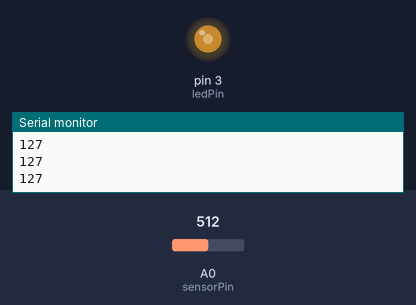
This sketch was run on a simulated Arduino Uno, built with avr-gcc and run on an emulated ATmega328P. On the bench: output pins drawn as LEDs (lit = HIGH), the last lines printed to the serial monitor. The test bench sets the inputs (shaded band); at power-on: A0 (sensorPin) = 512.

Above: at 1.2 s.
1.3 s: A0 (sensorPin) set to 716
At 2.0 s:
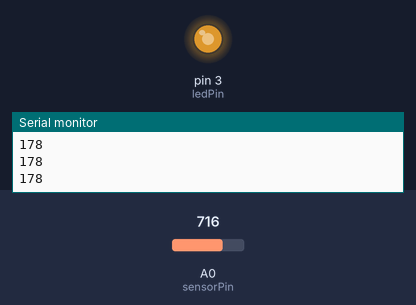
2.8 s: A0 (sensorPin) set to 900
At 3.3 s:
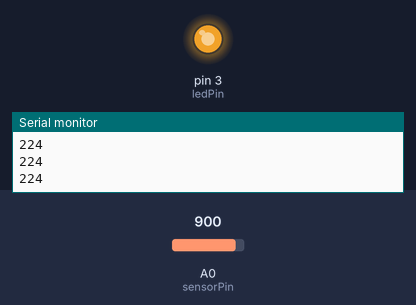
4.3 s: A0 (sensorPin) set to 122
At 5.5 s:
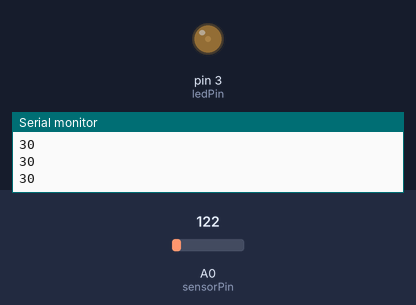
5.8 s: A0 (sensorPin) set to 0
At 6.7 s:
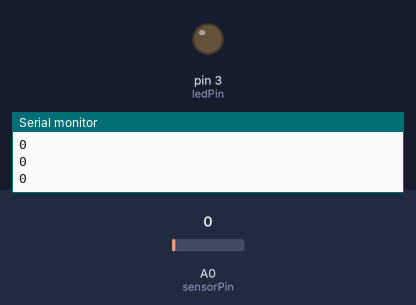
7.3 s: A0 (sensorPin) set to 511
At 7.8 s:
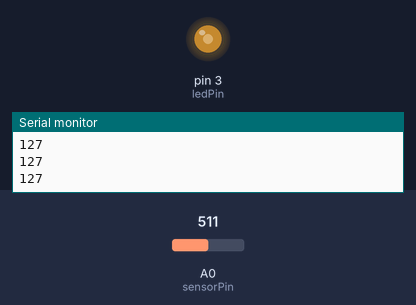
Timing chart, 0 to 9.8 s (numbered marks = the images above; inputs shaded):
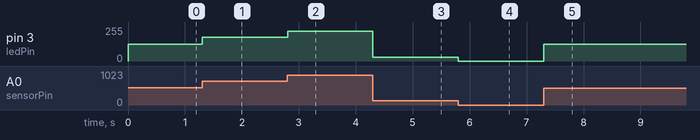

Measured:
- after the input at 1.3 s, pin 3 (ledPin): 127/255 → 178/255 at once
- after the input at 2.8 s, pin 3 (ledPin): 178/255 → 224/255 at once
- after the input at 4.3 s, pin 3 (ledPin): 224/255 → 30/255 at once
- after the input at 5.8 s, pin 3 (ledPin): 30/255 → 0/255 at once
- after the input at 7.3 s, pin 3 (ledPin): 0/255 → 127/255 at once

The sketch:

lysSensor.ino
```cpp
int sensorPin = 0;
int ledPin = 3;

int sensorValue = 0;

void setup() {
   Serial.begin(9600);
   pinMode(ledPin, OUTPUT);
}

void loop() {
  sensorValue = analogRead(sensorPin);
  sensorValue = map(sensorValue, 0, 1023, 0, 255);
  analogWrite(ledPin, sensorValue);
  Serial.println(sensorValue);
}
```
